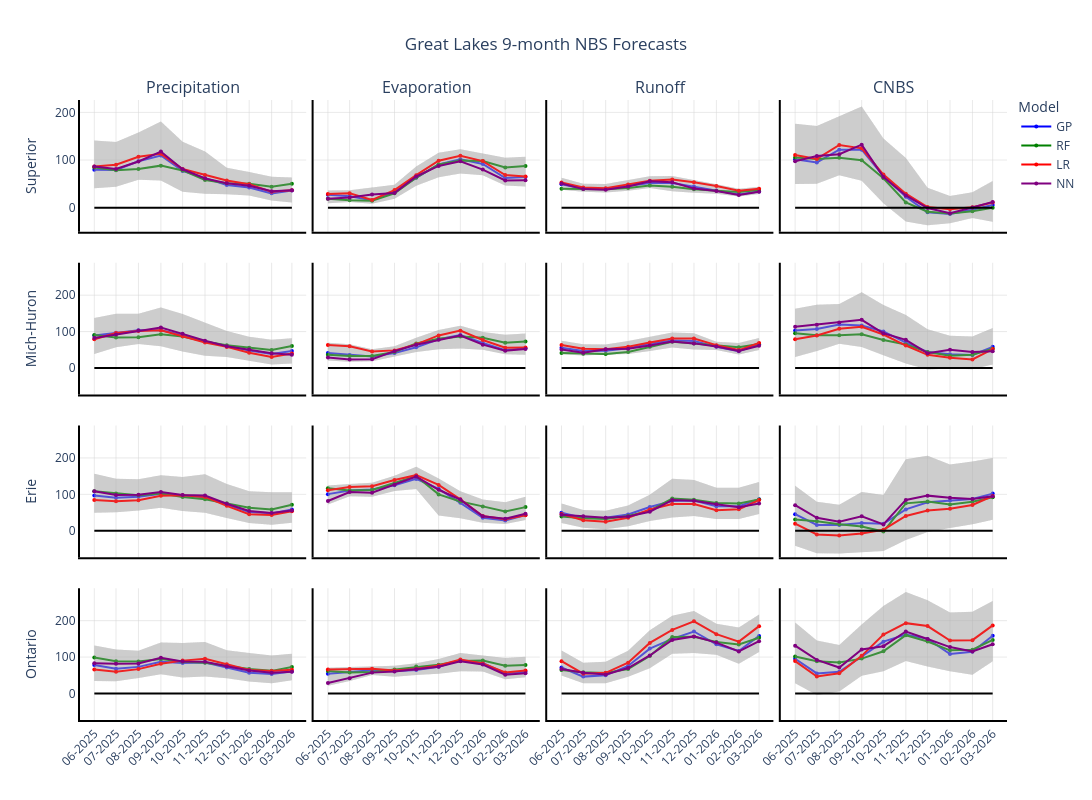

The notebook cell saved with this chart:
### Markdown cell above
This optional cell generates the same forecast plots as above, but outputs them as an interactive HTML file. The interactive plot allows the user to hover over lines and have the value displayed.

### Code cell
# Create a 4x4 subplot grid
fig = make_subplots(rows=4, cols=4, 
                    subplot_titles=['Precipitation', 'Evaporation', 'Runoff', 'CNBS'], 
                    shared_xaxes=True, shared_yaxes=True, vertical_spacing=0.05, horizontal_spacing=0.008)

global_y_min, global_y_max = float('inf'), float('-inf')  # Initialize to extremes

# Loop over the columns and plot the means for each dataset
for i, column in enumerate(columns):
    row = i // 4  # Row index
    col = i % 4   # Column index

# Determine the lower and upper bounds of all the model forecast
    lower_bound = df.groupby(['year', 'month'])[column].quantile(0.025).reset_index()
    upper_bound = df.groupby(['year', 'month'])[column].quantile(0.975).reset_index()

    for model_info in models_info:
        model_name = model_info['model']

        # Pull out the mean values for each model
        model_mean = df[df['model'] == model_name]

        # Get the grouped DataFrame for the current model
        mean_df = model_mean.groupby(['year', 'month']).mean(numeric_only=True).reset_index()
        
        mean_df['date'] = pd.to_datetime(mean_df[['year', 'month']].assign(day=1))

        # Add the shaded region (confidence band)
        fig.add_trace(go.Scatter(x=pd.concat([mean_df['date'], mean_df['date'][::-1]]),
                         y=pd.concat([lower_bound[column], upper_bound[column][::-1]]),
                         fill='toself', fillcolor='rgba(169, 169, 169, 0.2)',
                         line=dict(color='rgba(255,255,255,0)'), showlegend=False, 
                         hovertemplate='Date: %{x}<br>Conf: 95%<br>Value: %{y}'), 
                         row=row+1, col=col+1)
        
        # Add the mean line for the current model to the figure
        fig.add_trace(go.Scatter(x=mean_df['date'], y=mean_df[column],
                                 mode='lines+markers', name=model_name, 
                                 line=dict(shape='linear', width=2, color=model_colors[model_name]), 
                                 marker=dict(size=4), 
                                 showlegend=(row == 0 and col == 0),  # Only show legend for the first subplot
                                 hovertemplate='Date: %{x}<br>Value: %{y}<br>Model: ' + model_name),
                                 row=row+1, col=col+1)

        # Update global y-axis limits
        current_y_min = lower_bound[column].min()
        current_y_max = upper_bound[column].max()
        global_y_min = min(global_y_min, current_y_min)
        global_y_max = max(global_y_max, current_y_max)

    # Set x-axis range (limits) for each subplot
    #fig.update_xaxes(range=[mean_df['date'].iloc[0], mean_df['date'].iloc[-1]], row=row+1, col=col+1)

    # Format x-axis for the last row (set x-tick labels)
    if row == 3:
        fig.update_xaxes(tickformat='%m-%Y', tickangle=-45, row=row+1, col=col+1, tickmode='array', tickvals=mean_df['date'])
    else:
        fig.update_xaxes(showticklabels=False, row=row+1, col=col+1, tickmode='array', tickvals=mean_df['date'])

    # Set y-axis labels for the first column only
    if col == 0:
        fig.update_yaxes(title_text=['Superior', 'Mich-Huron', 'Erie', 'Ontario'][row], row=row+1, col=col+1)

    # Add the y=0 dashed line to every subplot
    fig.add_trace(go.Scatter(x=[mean_df['date'].min(), mean_df['date'].max()],
                             y=[0, 0], mode='lines', line=dict(color='black'), 
                             showlegend=False), row=row+1, col=col+1)

    # Add a box around each subplot
    fig.update_xaxes(showline=True, linewidth=2, linecolor='black', row=row+1, col=col+1)
    fig.update_yaxes(showline=True, linewidth=2, linecolor='black', row=row+1, col=col+1)
    
# Set consistent y-axis limits across all subplots
for row in range(1, 5):
    for col in range(1, 5):
        fig.update_yaxes(range=[global_y_min - 10, global_y_max + 10], row=row+1, col=col+1)

# Set grid lines for all subplots
fig.update_yaxes(showgrid=True, gridwidth=0.5, gridcolor='LightGray')
fig.update_xaxes(showgrid=True, gridwidth=0.5, gridcolor='LightGray')

# Update layout and titles
fig.update_layout(
    title_text="Great Lakes 9-month NBS Forecasts",
    title_x=0.5,
    height=800, width=1500,
    showlegend=True,
    legend=dict(x=1.01, y=1.01, traceorder='normal', orientation='v', title='Model'),  # Move legend up
    plot_bgcolor='white',
)

# Save the figure as an interactive HTML file
fig.write_html(f'{dir}forecast/CNBS_forecasts_interactive.html')

# Show the plot (optional)
fig.show()
